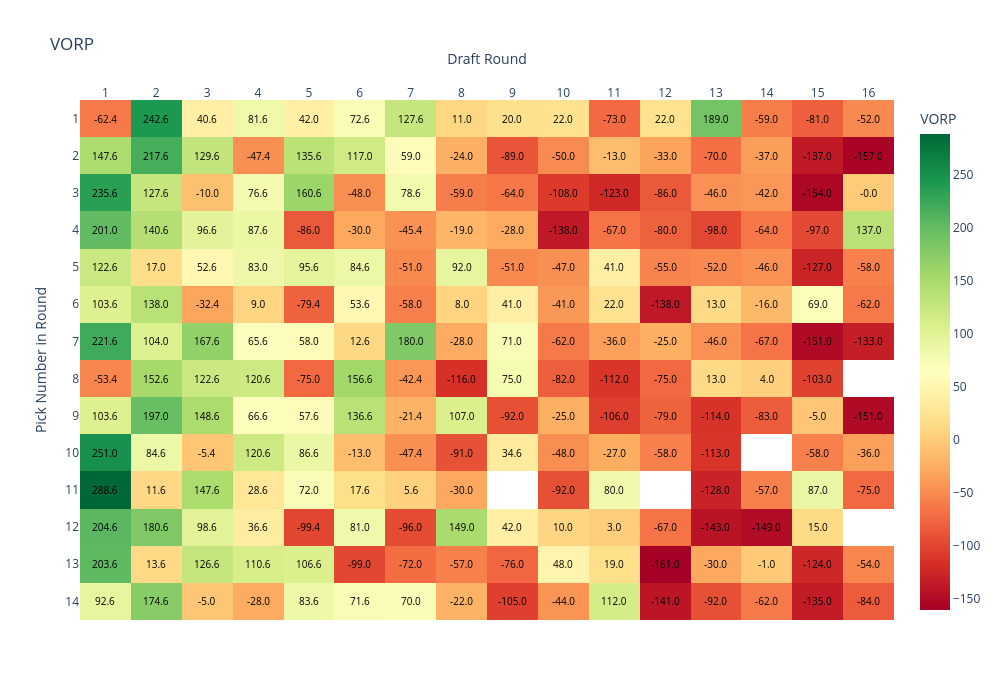

The code cell stored with this chart in its notebook:
### Markdown cell above
### Creating the Heatmap

### Code cell
pivot_score = heatmap_df.pivot(index='roundPickNumber', columns='roundId', values='vorp')
pivot_player = heatmap_df.pivot(index='roundPickNumber', columns='roundId', values='player_name')
pivot_position = heatmap_df.pivot(index='roundPickNumber', columns='roundId', values='position')
pivot_points = heatmap_df.pivot(index='roundPickNumber', columns='roundId', values='points')
pivot_teams = heatmap_df.pivot(index='roundPickNumber', columns='roundId', values='team_name')


# Build hover text
hover_text = (
    '<b>' + pivot_player.fillna('') + '</b><br>' +
    'Pos: ' + pivot_position.fillna('') + '<br>' +
    'VORP: ' + pivot_score.round(2).astype(str) + '<br>' +
    'Points: ' + pivot_points.fillna(0).astype(int).astype(str) + '<br>' + 
    'Team: ' + pivot_teams.fillna('NA').astype(str)
)

# Create Heatmap
fig = go.Figure(data=go.Heatmap(
    z=pivot_score.values,
    x=pivot_score.columns,
    y=pivot_score.index,
    text=hover_text.values,
    hoverinfo="text",
    colorscale='RdYlGn',
    zmin=pivot_score.min().min(),
    zmax=pivot_score.max().max(),
    showscale=True,
    colorbar=dict(title="VORP"),
))

# Add text in center of each box (VORP)
for i in range(len(pivot_score.index)):
    for j in range(len(pivot_score.columns)):
        value = pivot_score.iloc[i, j]
        if pd.notnull(value):
            fig.add_annotation(
                text=f"{value:.1f}",
                x=pivot_score.columns[j],
                y=pivot_score.index[i],
                showarrow=False,
                font=dict(color="black", size=10),
                xanchor="center",
                yanchor="middle"
            )

# Layout adjustments
fig.update_layout(
    title="VORP",
    xaxis=dict(title="Draft Round", side='top', tickmode='linear', dtick=1),
    yaxis=dict(title="Pick Number in Round", autorange='reversed', tickmode='linear', dtick=1),
    width=1000,
    height=700,
    plot_bgcolor='white'
)

fig.write_html("../docs/charts/draft_value_chart.html")
fig.show()

### Figure 1 — Plotly figure (JSON) as saved in the notebook; plotly's stock layout.template omitted (floating-point values rounded to 4 significant figures; data arrays with more than 128 entries replaced by an {"elided": "..."} marker saying what was removed)
{"data": [{"colorbar": {"title": {"text": "VORP"}}, "colorscale": [[0, "rgb(165,0,38)"], [0.1, "rgb(215,48,39)"], [0.2, "rgb(244,109,67)"], [0.3, "rgb(253,174,97)"], [0.4, "rgb(254,224,139)"], [0.5, "rgb(255,255,191)"], [0.6, "rgb(217,239,139)"], [0.7, "rgb(166,217,106)"], [0.8, "rgb(102,189,99)"], [0.9, "rgb(26,152,80)"], [1, "rgb(0,104,55)"]], "hoverinfo": "text", "showscale": true, "text": {"elided": "14x16 str values"}, "type": "heatmap", "x": [1, 2, 3, 4, 5, 6, 7, 8, 9, 10, 11, 12, 13, 14, 15, 16], "y": [1, 2, 3, 4, 5, 6, 7, 8, 9, 10, 11, 12, 13, 14], "z": {"elided": "14x16 float values"}, "zmax": 288.6, "zmin": -161.0}], "layout": {"annotations": [{"font": {"color": "black", "size": 10}, "showarrow": false, "text": "-62.4", "x": 1, "xanchor": "center", "y": 1, "yanchor": "middle"}, {"font": {"color": "black", "size": 10}, "showarrow": false, "text": "242.6", "x": 2, "xanchor": "center", "y": 1, "yanchor": "middle"}, {"font": {"color": "black", "size": 10}, "showarrow": false, "text": "40.6", "x": 3, "xanchor": "center", "y": 1, "yanchor": "middle"}, {"font": {"color": "black", "size": 10}, "showarrow": false, "text": "81.6", "x": 4, "xanchor": "center", "y": 1, "yanchor": "middle"}, {"font": {"color": "black", "size": 10}, "showarrow": false, "text": "42.0", "x": 5, "xanchor": "center", "y": 1, "yanchor": "middle"}, {"font": {"color": "black", "size": 10}, "showarrow": false, "text": "72.6", "x": 6, "xanchor": "center", "y": 1, "yanchor": "middle"}, {"font": {"color": "black", "size": 10}, "showarrow": false, "text": "127.6", "x": 7, "xanchor": "center", "y": 1, "yanchor": "middle"}, {"font": {"color": "black", "size": 10}, "showarrow": false, "text": "11.0", "x": 8, "xanchor": "center", "y": 1, "yanchor": "middle"}, {"font": {"color": "black", "size": 10}, "showarrow": false, "text": "20.0", "x": 9, "xanchor": "center", "y": 1, "yanchor": "middle"}, {"font": {"color": "black", "size": 10}, "showarrow": false, "text": "22.0", "x": 10, "xanchor": "center", "y": 1, "yanchor": "middle"}, {"font": {"color": "black", "size": 10}, "showarrow": false, "text": "-73.0", "x": 11, "xanchor": "center", "y": 1, "yanchor": "middle"}, {"font": {"color": "black", "size": 10}, "showarrow": false, "text": "22.0", "x": 12, "xanchor": "center", "y": 1, "yanchor": "middle"}, {"font": {"color": "black", "size": 10}, "showarrow": false, "text": "189.0", "x": 13, "xanchor": "center", "y": 1, "yanchor": "middle"}, {"font": {"color": "black", "size": 10}, "showarrow": false, "text": "-59.0", "x": 14, "xanchor": "center", "y": 1, "yanchor": "middle"}, {"font": {"color": "black", "size": 10}, "showarrow": false, "text": "-81.0", "x": 15, "xanchor": "center", "y": 1, "yanchor": "middle"}, {"font": {"color": "black", "size": 10}, "showarrow": false, "text": "-52.0", "x": 16, "xanchor": "center", "y": 1, "yanchor": "middle"}, {"font": {"color": "black", "size": 10}, "showarrow": false, "text": "147.6", "x": 1, "xanchor": "center", "y": 2, "yanchor": "middle"}, {"font": {"color": "black", "size": 10}, "showarrow": false, "text": "217.6", "x": 2, "xanchor": "center", "y": 2, "yanchor": "middle"}, {"font": {"color": "black", "size": 10}, "showarrow": false, "text": "129.6", "x": 3, "xanchor": "center", "y": 2, "yanchor": "middle"}, {"font": {"color": "black", "size": 10}, "showarrow": false, "text": "-47.4", "x": 4, "xanchor": "center", "y": 2, "yanchor": "middle"}, {"font": {"color": "black", "size": 10}, "showarrow": false, "text": "135.6", "x": 5, "xanchor": "center", "y": 2, "yanchor": "middle"}, {"font": {"color": "black", "size": 10}, "showarrow": false, "text": "117.0", "x": 6, "xanchor": "center", "y": 2, "yanchor": "middle"}, {"font": {"color": "black", "size": 10}, "showarrow": false, "text": "59.0", "x": 7, "xanchor": "center", "y": 2, "yanchor": "middle"}, {"font": {"color": "black", "size": 10}, "showarrow": false, "text": "-24.0", "x": 8, "xanchor": "center", "y": 2, "yanchor": "middle"}, {"font": {"color": "black", "size": 10}, "showarrow": false, "text": "-89.0", "x": 9, "xanchor": "center", "y": 2, "yanchor": "middle"}, {"font": {"color": "black", "size": 10}, "showarrow": false, "text": "-50.0", "x": 10, "xanchor": "center", "y": 2, "yanchor": "middle"}, {"font": {"color": "black", "size": 10}, "showarrow": false, "text": "-13.0", "x": 11, "xanchor": "center", "y": 2, "yanchor": "middle"}, {"font": {"color": "black", "size": 10}, "showarrow": false, "text": "-33.0", "x": 12, "xanchor": "center", "y": 2, "yanchor": "middle"}, {"font": {"color": "black", "size": 10}, "showarrow": false, "text": "-70.0", "x": 13, "xanchor": "center", "y": 2, "yanchor": "middle"}, {"font": {"color": "black", "size": 10}, "showarrow": false, "text": "-37.0", "x": 14, "xanchor": "center", "y": 2, "yanchor": "middle"}, {"font": {"color": "black", "size": 10}, "showarrow": false, "text": "-137.0", "x": 15, "xanchor": "center", "y": 2, "yanchor": "middle"}, {"font": {"color": "black", "size": 10}, "showarrow": false, "text": "-157.0", "x": 16, "xanchor": "center", "y": 2, "yanchor": "middle"}, {"font": {"color": "black", "size": 10}, "showarrow": false, "text": "235.6", "x": 1, "xanchor": "center", "y": 3, "yanchor": "middle"}, {"font": {"color": "black", "size": 10}, "showarrow": false, "text": "127.6", "x": 2, "xanchor": "center", "y": 3, "yanchor": "middle"}, {"font": {"color": "black", "size": 10}, "showarrow": false, "text": "-10.0", "x": 3, "xanchor": "center", "y": 3, "yanchor": "middle"}, {"font": {"color": "black", "size": 10}, "showarrow": false, "text": "76.6", "x": 4, "xanchor": "center", "y": 3, "yanchor": "middle"}, {"font": {"color": "black", "size": 10}, "showarrow": false, "text": "160.6", "x": 5, "xanchor": "center", "y": 3, "yanchor": "middle"}, {"font": {"color": "black", "size": 10}, "showarrow": false, "text": "-48.0", "x": 6, "xanchor": "center", "y": 3, "yanchor": "middle"}, {"font": {"color": "black", "size": 10}, "showarrow": false, "text": "78.6", "x": 7, "xanchor": "center", "y": 3, "yanchor": "middle"}, {"font": {"color": "black", "size": 10}, "showarrow": false, "text": "-59.0", "x": 8, "xanchor": "center", "y": 3, "yanchor": "middle"}, {"font": {"color": "black", "size": 10}, "showarrow": false, "text": "-64.0", "x": 9, "xanchor": "center", "y": 3, "yanchor": "middle"}, {"font": {"color": "black", "size": 10}, "showarrow": false, "text": "-108.0", "x": 10, "xanchor": "center", "y": 3, "yanchor": "middle"}, {"font": {"color": "black", "size": 10}, "showarrow": false, "text": "-123.0", "x": 11, "xanchor": "center", "y": 3, "yanchor": "middle"}, {"font": {"color": "black", "size": 10}, "showarrow": false, "text": "-86.0", "x": 12, "xanchor": "center", "y": 3, "yanchor": "middle"}, {"font": {"color": "black", "size": 10}, "showarrow": false, "text": "-46.0", "x": 13, "xanchor": "center", "y": 3, "yanchor": "middle"}, {"font": {"color": "black", "size": 10}, "showarrow": false, "text": "-42.0", "x": 14, "xanchor": "center", "y": 3, "yanchor": "middle"}, {"font": {"color": "black", "size": 10}, "showarrow": false, "text": "-154.0", "x": 15, "xanchor": "center", "y": 3, "yanchor": "middle"}, {"font": {"color": "black", "size": 10}, "showarrow": false, "text": "-0.0", "x": 16, "xanchor": "center", "y": 3, "yanchor": "middle"}, {"font": {"color": "black", "size": 10}, "showarrow": false, "text": "201.0", "x": 1, "xanchor": "center", "y": 4, "yanchor": "middle"}, {"font": {"color": "black", "size": 10}, "showarrow": false, "text": "140.6", "x": 2, "xanchor": "center", "y": 4, "yanchor": "middle"}, {"font": {"color": "black", "size": 10}, "showarrow": false, "text": "96.6", "x": 3, "xanchor": "center", "y": 4, "yanchor": "middle"}, {"font": {"color": "black", "size": 10}, "showarrow": false, "text": "87.6", "x": 4, "xanchor": "center", "y": 4, "yanchor": "middle"}, {"font": {"color": "black", "size": 10}, "showarrow": false, "text": "-86.0", "x": 5, "xanchor": "center", "y": 4, "yanchor": "middle"}, {"font": {"color": "black", "size": 10}, "showarrow": false, "text": "-30.0", "x": 6, "xanchor": "center", "y": 4, "yanchor": "middle"}, {"font": {"color": "black", "size": 10}, "showarrow": false, "text": "-45.4", "x": 7, "xanchor": "center", "y": 4, "yanchor": "middle"}, {"font": {"color": "black", "size": 10}, "showarrow": false, "text": "-19.0", "x": 8, "xanchor": "center", "y": 4, "yanchor": "middle"}, {"font": {"color": "black", "size": 10}, "showarrow": false, "text": "-28.0", "x": 9, "xanchor": "center", "y": 4, "yanchor": "middle"}, {"font": {"color": "black", "size": 10}, "showarrow": false, "text": "-138.0", "x": 10, "xanchor": "center", "y": 4, "yanchor": "middle"}, {"font": {"color": "black", "size": 10}, "showarrow": false, "text": "-67.0", "x": 11, "xanchor": "center", "y": 4, "yanchor": "middle"}, {"font": {"color": "black", "size": 10}, "showarrow": false, "text": "-80.0", "x": 12, "xanchor": "center", "y": 4, "yanchor": "middle"}, {"font": {"color": "black", "size": 10}, "showarrow": false, "text": "-98.0", "x": 13, "xanchor": "center", "y": 4, "yanchor": "middle"}, {"font": {"color": "black", "size": 10}, "showarrow": false, "text": "-64.0", "x": 14, "xanchor": "center", "y": 4, "yanchor": "middle"}, {"font": {"color": "black", "size": 10}, "showarrow": false, "text": "-97.0", "x": 15, "xanchor": "center", "y": 4, "yanchor": "middle"}, {"font": {"color": "black", "size": 10}, "showarrow": false, "text": "137.0", "x": 16, "xanchor": "center", "y": 4, "yanchor": "middle"}, {"font": {"color": "black", "size": 10}, "showarrow": false, "text": "122.6", "x": 1, "xanchor": "center", "y": 5, "yanchor": "middle"}, {"font": {"color": "black", "size": 10}, "showarrow": false, "text": "17.0", "x": 2, "xanchor": "center", "y": 5, "yanchor": "middle"}, {"font": {"color": "black", "size": 10}, "showarrow": false, "text": "52.6", "x": 3, "xanchor": "center", "y": 5, "yanchor": "middle"}, {"font": {"color": "black", "size": 10}, "showarrow": false, "text": "83.0", "x": 4, "xanchor": "center", "y": 5, "yanchor": "middle"}, {"font": {"color": "black", "size": 10}, "showarrow": false, "text": "95.6", "x": 5, "xanchor": "center", "y": 5, "yanchor": "middle"}, {"font": {"color": "black", "size": 10}, "showarrow": false, "text": "84.6", "x": 6, "xanchor": "center", "y": 5, "yanchor": "middle"}, {"font": {"color": "black", "size": 10}, "showarrow": false, "text": "-51.0", "x": 7, "xanchor": "center", "y": 5, "yanchor": "middle"}, {"font": {"color": "black", "size": 10}, "showarrow": false, "text": "92.0", "x": 8, "xanchor": "center", "y": 5, "yanchor": "middle"}, {"font": {"color": "black", "size": 10}, "showarrow": false, "text": "-51.0", "x": 9, "xanchor": "center", "y": 5, "yanchor": "middle"}, {"font": {"color": "black", "size": 10}, "showarrow": false, "text": "-47.0", "x": 10, "xanchor": "center", "y": 5, "yanchor": "middle"}, {"font": {"color": "black", "size": 10}, "showarrow": false, "text": "41.0", "x": 11, "xanchor": "center", "y": 5, "yanchor": "middle"}, {"font": {"color": "black", "size": 10}, "showarrow": false, "text": "-55.0", "x": 12, "xanchor": "center", "y": 5, "yanchor": "middle"}, {"font": {"color": "black", "size": 10}, "showarrow": false, "text": "-52.0", "x": 13, "xanchor": "center", "y": 5, "yanchor": "middle"}, {"font": {"color": "black", "size": 10}, "showarrow": false, "text": "-46.0", "x": 14, "xanchor": "center", "y": 5, "yanchor": "middle"}, {"font": {"color": "black", "size": 10}, "showarrow": false, "text": "-127.0", "x": 15, "xanchor": "center", "y": 5, "yanchor": "middle"}, {"font": {"color": "black", "size": 10}, "showarrow": false, "text": "-58.0", "x": 16, "xanchor": "center", "y": 5, "yanchor": "middle"}, {"font": {"color": "black", "size": 10}, "showarrow": false, "text": "103.6", "x": 1, "xanchor": "center", "y": 6, "yanchor": "middle"}, {"font": {"color": "black", "size": 10}, "showarrow": false, "text": "138.0", "x": 2, "xanchor": "center", "y": 6, "yanchor": "middle"}, {"font": {"color": "black", "size": 10}, "showarrow": false, "text": "-32.4", "x": 3, "xanchor": "center", "y": 6, "yanchor": "middle"}, {"font": {"color": "black", "size": 10}, "showarrow": false, "text": "9.0", "x": 4, "xanchor": "center", "y": 6, "yanchor": "middle"}, {"font": {"color": "black", "size": 10}, "showarrow": false, "text": "-79.4", "x": 5, "xanchor": "center", "y": 6, "yanchor": "middle"}, {"font": {"color": "black", "size": 10}, "showarrow": false, "text": "53.6", "x": 6, "xanchor": "center", "y": 6, "yanchor": "middle"}, {"font": {"color": "black", "size": 10}, "showarrow": false, "text": "-58.0", "x": 7, "xanchor": "center", "y": 6, "yanchor": "middle"}, {"font": {"color": "black", "size": 10}, "showarrow": false, "text": "8.0", "x": 8, "xanchor": "center", "y": 6, "yanchor": "middle"}, {"font": {"color": "black", "size": 10}, "showarrow": false, "text": "41.0", "x": 9, "xanchor": "center", "y": 6, "yanchor": "middle"}, {"font": {"color": "black", "size": 10}, "showarrow": false, "text": "-41.0", "x": 10, "xanchor": "center", "y": 6, "yanchor": "middle"}, {"font": {"color": "black", "size": 10}, "showarrow": false, "text": "22.0", "x": 11, "xanchor": "center", "y": 6, "yanchor": "middle"}, {"font": {"color": "black", "size": 10}, "showarrow": false, "text": "-138.0", "x": 12, "xanchor": "center", "y": 6, "yanchor": "middle"}, {"font": {"color": "black", "size": 10}, "showarrow": false, "text": "13.0", "x": 13, "xanchor": "center", "y": 6, "yanchor": "middle"}, {"font": {"color": "black", "size": 10}, "showarrow": false, "text": "-16.0", "x": 14, "xanchor": "center", "y": 6, "yanchor": "middle"}, {"font": {"color": "black", "size": 10}, "showarrow": false, "text": "69.0", "x": 15, "xanchor": "center", "y": 6, "yanchor": "middle"}, {"font": {"color": "black", "size": 10}, "showarrow": false, "text": "-62.0", "x": 16, "xanchor": "center", "y": 6, "yanchor": "middle"}, {"font": {"color": "black", "size": 10}, "showarrow": false, "text": "221.6", "x": 1, "xanchor": "center", "y": 7, "yanchor": "middle"}, {"font": {"color": "black", "size": 10}, "showarrow": false, "text": "104.0", "x": 2, "xanchor": "center", "y": 7, "yanchor": "middle"}, {"font": {"color": "black", "size": 10}, "showarrow": false, "text": "167.6", "x": 3, "xanchor": "center", "y": 7, "yanchor": "middle"}, {"font": {"color": "black", "size": 10}, "showarrow": false, "text": "65.6", "x": 4, "xanchor": "center", "y": 7, "yanchor": "middle"}, {"font": {"color": "black", "size": 10}, "showarrow": false, "text": "58.0", "x": 5, "xanchor": "center", "y": 7, "yanchor": "middle"}, {"font": {"color": "black", "size": 10}, "showarrow": false, "text": "12.6", "x": 6, "xanchor": "center", "y": 7, "yanchor": "middle"}, {"font": {"color": "black", "size": 10}, "showarrow": false, "text": "180.0", "x": 7, "xanchor": "center", "y": 7, "yanchor": "middle"}, {"font": {"color": "black", "size": 10}, "showarrow": false, "text": "-28.0", "x": 8, "xanchor": "center", "y": 7, "yanchor": "middle"}, {"font": {"color": "black", "size": 10}, "showarrow": false, "text": "71.0", "x": 9, "xanchor": "center", "y": 7, "yanchor": "middle"}, {"font": {"color": "black", "size": 10}, "showarrow": false, "text": "-62.0", "x": 10, "xanchor": "center", "y": 7, "yanchor": "middle"}, {"font": {"color": "black", "size": 10}, "showarrow": false, "text": "-36.0", "x": 11, "xanchor": "center", "y": 7, "yanchor": "middle"}, {"font": {"color": "black", "size": 10}, "showarrow": false, "text": "-25.0", "x": 12, "xanchor": "center", "y": 7, "yanchor": "middle"}, {"font": {"color": "black", "size": 10}, "showarrow": false, "text": "-46.0", "x": 13, "xanchor": "center", "y": 7, "yanchor": "middle"}, {"font": {"color": "black", "size": 10}, "showarrow": false, "text": "-67.0", "x": 14, "xanchor": "center", "y": 7, "yanchor": "middle"}, {"font": {"color": "black", "size": 10}, "showarrow": false, "text": "-151.0", "x": 15, "xanchor": "center", "y": 7, "yanchor": "middle"}, {"font": {"color": "black", "size": 10}, "showarrow": false, "text": "-133.0", "x": 16, "xanchor": "center", "y": 7, "yanchor": "middle"}, {"font": {"color": "black", "size": 10}, "showarrow": false, "text": "-53.4", "x": 1, "xanchor": "center", "y": 8, "yanchor": "middle"}, {"font": {"color": "black", "size": 10}, "showarrow": false, "text": "152.6", "x": 2, "xanchor": "center", "y": 8, "yanchor": "middle"}, {"font": {"color": "black", "size": 10}, "showarrow": false, "text": "122.6", "x": 3, "xanchor": "center", "y": 8, "yanchor": "middle"}, {"font": {"color": "black", "size": 10}, "showarrow": false, "text": "120.6", "x": 4, "xanchor": "center", "y": 8, "yanchor": "middle"}, {"font": {"color": "black", "size": 10}, "showarrow": false, "text": "-75.0", "x": 5, "xanchor": "center", "y": 8, "yanchor": "middle"}, {"font": {"color": "black", "size": 10}, "showarrow": false, "text": "156.6", "x": 6, "xanchor": "center", "y": 8, "yanchor": "middle"}, {"font": {"color": "black", "size": 10}, "showarrow": false, "text": "-42.4", "x": 7, "xanchor": "center", "y": 8, "yanchor": "middle"}, {"font": {"color": "black", "size": 10}, "showarrow": false, "text": "-116.0", "x": 8, "xanchor": "center", "y": 8, "yanchor": "middle"}, {"font": {"color": "black", "size": 10}, "showarrow": false, "text": "75.0", "x": 9, "xanchor": "center", "y": 8, "yanchor": "middle"}, {"font": {"color": "black", "size": 10}, "showarrow": false, "text": "-82.0", "x": 10, "xanchor": "center", "y": 8, "yanchor": "middle"}, {"font": {"color": "black", "size": 10}, "showarrow": false, "text": "-112.0", "x": 11, "xanchor": "center", "y": 8, "yanchor": "middle"}, {"font": {"color": "black", "size": 10}, "showarrow": false, "text": "-75.0", "x": 12, "xanchor": "center", "y": 8, "yanchor": "middle"}, {"font": {"color": "black", "size": 10}, "showarrow": false, "text": "13.0", "x": 13, "xanchor": "center", "y": 8, "yanchor": "middle"}, {"font": {"color": "black", "size": 10}, "showarrow": false, "text": "4.0", "x": 14, "xanchor": "center", "y": 8, "yanchor": "middle"}, {"font": {"color": "black", "size": 10}, "showarrow": false, "text": "-103.0", "x": 15, "xanchor": "center", "y": 8, "yanchor": "middle"}, {"font": {"color": "black", "size": 10}, "showarrow": false, "text": "103.6", "x": 1, "xanchor": "center", "y": 9, "yanchor": "middle"}, {"font": {"color": "black", "size": 10}, "showarrow": false, "text": "197.0", "x": 2, "xanchor": "center", "y": 9, "yanchor": "middle"}, {"font": {"color": "black", "size": 10}, "showarrow": false, "text": "148.6", "x": 3, "xanchor": "center", "y": 9, "yanchor": "middle"}, {"font": {"color": "black", "size": 10}, "showarrow": false, "text": "66.6", "x": 4, "xanchor": "center", "y": 9, "yanchor": "middle"}, {"font": {"color": "black", "size": 10}, "showarrow": false, "text": "57.6", "x": 5, "xanchor": "center", "y": 9, "yanchor": "middle"}, {"font": {"color": "black", "size": 10}, "showarrow": false, "text": "136.6", "x": 6, "xanchor": "center", "y": 9, "yanchor": "middle"}, {"font": {"color": "black", "size": 10}, "showarrow": false, "text": "-21.4", "x": 7, "xanchor": "center", "y": 9, "yanchor": "middle"}, {"font": {"color": "black", "size": 10}, "showarrow": false, "text": "107.0", "x": 8, "xanchor": "center", "y": 9, "yanchor": "middle"}, {"font": {"color": "black", "size": 10}, "showarrow": false, "text": "-92.0", "x": 9, "xanchor": "center", "y": 9, "yanchor": "middle"}, {"font": {"color": "black", "size": 10}, "showarrow": false, "text": "-25.0", "x": 10, "xanchor": "center", "y": 9, "yanchor": "middle"}, {"font": {"color": "black", "size": 10}, "showarrow": false, "text": "-106.0", "x": 11, "xanchor": "center", "y": 9, "yanchor": "middle"}, {"font": {"color": "black", "size": 10}, "showarrow": false, "text": "-79.0", "x": 12, "xanchor": "center", "y": 9, "yanchor": "middle"}, {"font": {"color": "black", "size": 10}, "showarrow": false, "text": "-114.0", "x": 13, "xanchor": "center", "y": 9, "yanchor": "middle"}, {"font": {"color": "black", "size": 10}, "showarrow": false, "text": "-83.0", "x": 14, "xanchor": "center", "y": 9, "yanchor": "middle"}, {"font": {"color": "black", "size": 10}, "showarrow": false, "text": "-5.0", "x": 15, "xanchor": "center", "y": 9, "yanchor": "middle"}, {"font": {"color": "black", "size": 10}, "showarrow": false, "text": "-151.0", "x": 16, "xanchor": "center", "y": 9, "yanchor": "middle"}, {"font": {"color": "black", "size": 10}, "showarrow": false, "text": "251.0", "x": 1, "xanchor": "center", "y": 10, "yanchor": "middle"}, {"font": {"color": "black", "size": 10}, "showarrow": false, "text": "84.6", "x": 2, "xanchor": "center", "y": 10, "yanchor": "middle"}, {"font": {"color": "black", "size": 10}, "showarrow": false, "text": "-5.4", "x": 3, "xanchor": "center", "y": 10, "yanchor": "middle"}, {"font": {"color": "black", "size": 10}, "showarrow": false, "text": "120.6", "x": 4, "xanchor": "center", "y": 10, "yanchor": "middle"}, {"font": {"color": "black", "size": 10}, "showarrow": false, "text": "86.6", "x": 5, "xanchor": "center", "y": 10, "yanchor": "middle"}, {"font": {"color": "black", "size": 10}, "showarrow": false, "text": "-13.0", "x": 6, "xanchor": "center", "y": 10, "yanchor": "middle"}, {"font": {"color": "black", "size": 10}, "showarrow": false, "text": "-47.4", "x": 7, "xanchor": "center", "y": 10, "yanchor": "middle"}, {"font": {"color": "black", "size": 10}, "showarrow": false, "text": "-91.0", "x": 8, "xanchor": "center", "y": 10, "yanchor": "middle"}, {"font": {"color": "black", "size": 10}, "showarrow": false, "text": "34.6", "x": 9, "xanchor": "center", "y": 10, "yanchor": "middle"}, {"font": {"color": "black", "size": 10}, "showarrow": false, "text": "-48.0", "x": 10, "xanchor": "center", "y": 10, "yanchor": "middle"}, {"font": {"color": "black", "size": 10}, "showarrow": false, "text": "-27.0", "x": 11, "xanchor": "center", "y": 10, "yanchor": "middle"}, {"font": {"color": "black", "size": 10}, "showarrow": false, "text": "-58.0", "x": 12, "xanchor": "center", "y": 10, "yanchor": "middle"}, {"font": {"color": "black", "size": 10}, "showarrow": false, "text": "-113.0", "x": 13, "xanchor": "center", "y": 10, "yanchor": "middle"}, {"font": {"color": "black", "size": 10}, "showarrow": false, "text": "-58.0", "x": 15, "xanchor": "center", "y": 10, "yanchor": "middle"}, {"font": {"color": "black", "size": 10}, "showarrow": false, "text": "-36.0", "x": 16, "xanchor": "center", "y": 10, "yanchor": "middle"}, {"font": {"color": "black", "size": 10}, "showarrow": false, "text": "288.6", "x": 1, "xanchor": "center", "y": 11, "yanchor": "middle"}, {"font": {"color": "black", "size": 10}, "showarrow": false, "text": "11.6", "x": 2, "xanchor": "center", "y": 11, "yanchor": "middle"}, {"font": {"color": "black", "size": 10}, "showarrow": false, "text": "147.6", "x": 3, "xanchor": "center", "y": 11, "yanchor": "middle"}, {"font": {"color": "black", "size": 10}, "showarrow": false, "text": "28.6", "x": 4, "xanchor": "center", "y": 11, "yanchor": "middle"}, {"font": {"color": "black", "size": 10}, "showarrow": false, "text": "72.0", "x": 5, "xanchor": "center", "y": 11, "yanchor": "middle"}, {"font": {"color": "black", "size": 10}, "showarrow": false, "text": "17.6", "x": 6, "xanchor": "center", "y": 11, "yanchor": "middle"}, {"font": {"color": "black", "size": 10}, "showarrow": false, "text": "5.6", "x": 7, "xanchor": "center", "y": 11, "yanchor": "middle"}, {"font": {"color": "black", "size": 10}, "showarrow": false, "text": "-30.0", "x": 8, "xanchor": "center", "y": 11, "yanchor": "middle"}, {"font": {"color": "black", "size": 10}, "showarrow": false, "text": "-92.0", "x": 10, "xanchor": "center", "y": 11, "yanchor": "middle"}, {"font": {"color": "black", "size": 10}, "showarrow": false, "text": "80.0", "x": 11, "xanchor": "center", "y": 11, "yanchor": "middle"}, {"font": {"color": "black", "size": 10}, "showarrow": false, "text": "-128.0", "x": 13, "xanchor": "center", "y": 11, "yanchor": "middle"}, {"font": {"color": "black", "size": 10}, "showarrow": false, "text": "-57.0", "x": 14, "xanchor": "center", "y": 11, "yanchor": "middle"}, {"font": {"color": "black", "size": 10}, "showarrow": false, "text": "87.0", "x": 15, "xanchor": "center", "y": 11, "yanchor": "middle"}, {"font": {"color": "black", "size": 10}, "showarrow": false, "text": "-75.0", "x": 16, "xanchor": "center", "y": 11, "yanchor": "middle"}, {"font": {"color": "black", "size": 10}, "showarrow": false, "text": "204.6", "x": 1, "xanchor": "center", "y": 12, "yanchor": "middle"}, {"font": {"color": "black", "size": 10}, "showarrow": false, "text": "180.6", "x": 2, "xanchor": "center", "y": 12, "yanchor": "middle"}, {"font": {"color": "black", "size": 10}, "showarrow": false, "text": "98.6", "x": 3, "xanchor": "center", "y": 12, "yanchor": "middle"}, {"font": {"color": "black", "size": 10}, "showarrow": false, "text": "36.6", "x": 4, "xanchor": "center", "y": 12, "yanchor": "middle"}, {"font": {"color": "black", "size": 10}, "showarrow": false, "text": "-99.4", "x": 5, "xanchor": "center", "y": 12, "yanchor": "middle"}, {"font": {"color": "black", "size": 10}, "showarrow": false, "text": "81.0", "x": 6, "xanchor": "center", "y": 12, "yanchor": "middle"}, {"font": {"color": "black", "size": 10}, "showarrow": false, "text": "-96.0", "x": 7, "xanchor": "center", "y": 12, "yanchor": "middle"}, {"font": {"color": "black", "size": 10}, "showarrow": false, "text": "149.0", "x": 8, "xanchor": "center", "y": 12, "yanchor": "middle"}, {"font": {"color": "black", "size": 10}, "showarrow": false, "text": "42.0", "x": 9, "xanchor": "center", "y": 12, "yanchor": "middle"}, {"font": {"color": "black", "size": 10}, "showarrow": false, "text": "10.0", "x": 10, "xanchor": "center", "y": 12, "yanchor": "middle"}, {"font": {"color": "black", "size": 10}, "showarrow": false, "text": "3.0", "x": 11, "xanchor": "center", "y": 12, "yanchor": "middle"}, {"font": {"color": "black", "size": 10}, "showarrow": false, "text": "-67.0", "x": 12, "xanchor": "center", "y": 12, "yanchor": "middle"}, {"font": {"color": "black", "size": 10}, "showarrow": false, "text": "-143.0", "x": 13, "xanchor": "center", "y": 12, "yanchor": "middle"}, {"font": {"color": "black", "size": 10}, "showarrow": false, "text": "-149.0", "x": 14, "xanchor": "center", "y": 12, "yanchor": "middle"}, {"font": {"color": "black", "size": 10}, "showarrow": false, "text": "15.0", "x": 15, "xanchor": "center", "y": 12, "yanchor": "middle"}, {"font": {"color": "black", "size": 10}, "showarrow": false, "text": "203.6", "x": 1, "xanchor": "center", "y": 13, "yanchor": "middle"}, {"font": {"color": "black", "size": 10}, "showarrow": false, "text": "13.6", "x": 2, "xanchor": "center", "y": 13, "yanchor": "middle"}, {"font": {"color": "black", "size": 10}, "showarrow": false, "text": "126.6", "x": 3, "xanchor": "center", "y": 13, "yanchor": "middle"}, {"font": {"color": "black", "size": 10}, "showarrow": false, "text": "110.6", "x": 4, "xanchor": "center", "y": 13, "yanchor": "middle"}, {"font": {"color": "black", "size": 10}, "showarrow": false, "text": "106.6", "x": 5, "xanchor": "center", "y": 13, "yanchor": "middle"}, {"font": {"color": "black", "size": 10}, "showarrow": false, "text": "-99.0", "x": 6, "xanchor": "center", "y": 13, "yanchor": "middle"}, {"font": {"color": "black", "size": 10}, "showarrow": false, "text": "-72.0", "x": 7, "xanchor": "center", "y": 13, "yanchor": "middle"}, {"font": {"color": "black", "size": 10}, "showarrow": false, "text": "-57.0", "x": 8, "xanchor": "center", "y": 13, "yanchor": "middle"}, {"font": {"color": "black", "size": 10}, "showarrow": false, "text": "-76.0", "x": 9, "xanchor": "center", "y": 13, "yanchor": "middle"}, {"font": {"color": "black", "size": 10}, "showarrow": false, "text": "48.0", "x": 10, "xanchor": "center", "y": 13, "yanchor": "middle"}, {"font": {"color": "black", "size": 10}, "showarrow": false, "text": "19.0", "x": 11, "xanchor": "center", "y": 13, "yanchor": "middle"}, {"font": {"color": "black", "size": 10}, "showarrow": false, "text": "-161.0", "x": 12, "xanchor": "center", "y": 13, "yanchor": "middle"}, {"font": {"color": "black", "size": 10}, "showarrow": false, "text": "-30.0", "x": 13, "xanchor": "center", "y": 13, "yanchor": "middle"}, {"font": {"color": "black", "size": 10}, "showarrow": false, "text": "-1.0", "x": 14, "xanchor": "center", "y": 13, "yanchor": "middle"}, {"font": {"color": "black", "size": 10}, "showarrow": false, "text": "-124.0", "x": 15, "xanchor": "center", "y": 13, "yanchor": "middle"}, {"font": {"color": "black", "size": 10}, "showarrow": false, "text": "-54.0", "x": 16, "xanchor": "center", "y": 13, "yanchor": "middle"}, {"font": {"color": "black", "size": 10}, "showarrow": false, "text": "92.6", "x": 1, "xanchor": "center", "y": 14, "yanchor": "middle"}, {"font": {"color": "black", "size": 10}, "showarrow": false, "text": "174.6", "x": 2, "xanchor": "center", "y": 14, "yanchor": "middle"}, {"font": {"color": "black", "size": 10}, "showarrow": false, "text": "-5.0", "x": 3, "xanchor": "center", "y": 14, "yanchor": "middle"}, {"font": {"color": "black", "size": 10}, "showarrow": false, "text": "-28.0", "x": 4, "xanchor": "center", "y": 14, "yanchor": "middle"}, {"font": {"color": "black", "size": 10}, "showarrow": false, "text": "83.6", "x": 5, "xanchor": "center", "y": 14, "yanchor": "middle"}, {"font": {"color": "black", "size": 10}, "showarrow": false, "text": "71.6", "x": 6, "xanchor": "center", "y": 14, "yanchor": "middle"}, {"font": {"color": "black", "size": 10}, "showarrow": false, "text": "70.0", "x": 7, "xanchor": "center", "y": 14, "yanchor": "middle"}, {"font": {"color": "black", "size": 10}, "showarrow": false, "text": "-22.0", "x": 8, "xanchor": "center", "y": 14, "yanchor": "middle"}, {"font": {"color": "black", "size": 10}, "showarrow": false, "text": "-105.0", "x": 9, "xanchor": "center", "y": 14, "yanchor": "middle"}, {"font": {"color": "black", "size": 10}, "showarrow": false, "text": "-44.0", "x": 10, "xanchor": "center", "y": 14, "yanchor": "middle"}, {"font": {"color": "black", "size": 10}, "showarrow": false, "text": "112.0", "x": 11, "xanchor": "center", "y": 14, "yanchor": "middle"}, {"font": {"color": "black", "size": 10}, "showarrow": false, "text": "-141.0", "x": 12, "xanchor": "center", "y": 14, "yanchor": "middle"}, {"font": {"color": "black", "size": 10}, "showarrow": false, "text": "-92.0", "x": 13, "xanchor": "center", "y": 14, "yanchor": "middle"}, {"font": {"color": "black", "size": 10}, "showarrow": false, "text": "-62.0", "x": 14, "xanchor": "center", "y": 14, "yanchor": "middle"}, {"font": {"color": "black", "size": 10}, "showarrow": false, "text": "-135.0", "x": 15, "xanchor": "center", "y": 14, "yanchor": "middle"}, {"font": {"color": "black", "size": 10}, "showarrow": false, "text": "-84.0", "x": 16, "xanchor": "center", "y": 14, "yanchor": "middle"}], "height": 700, "plot_bgcolor": "white", "title": {"text": "VORP"}, "width": 1000, "xaxis": {"dtick": 1, "side": "top", "tickmode": "linear", "title": {"text": "Draft Round"}}, "yaxis": {"autorange": "reversed", "dtick": 1, "tickmode": "linear", "title": {"text": "Pick Number in Round"}}}}
